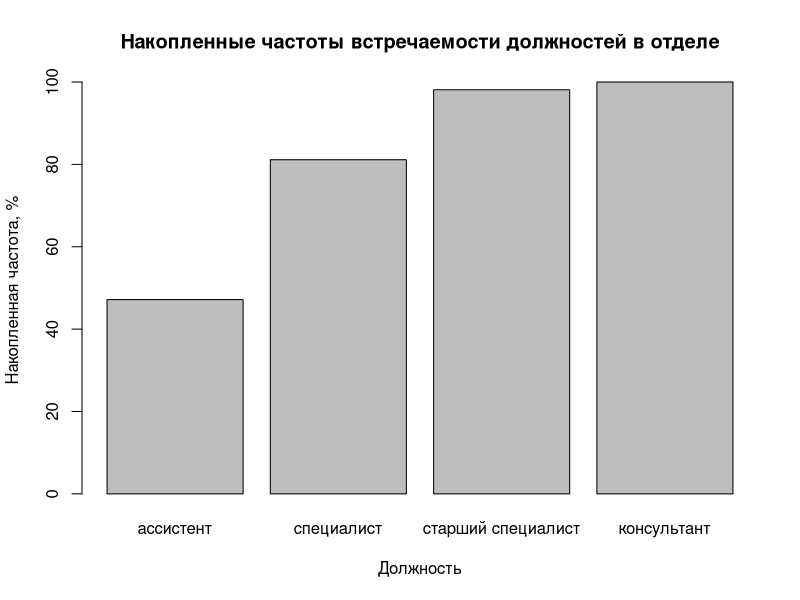

Reproduce this figure in R.
# Вопрос 6-7: В отчётности предприятия должности ассистента, специалиста,
# старшего специалиста, консультанта обозначены соответственно кодами:
# 1, 2, 3, 4. Ниже представлены данные о должностях сотрудников одного из отделов:

должности_на_работе <- c(2, 2, 3, 2, 1, 1, 3, 2, 1, 1, 2, 1, 2, 4, 2, 2, 3, 2, 1, 1, 1, 1, 1, 1, 1, 1, 2, 2, 2, 1, 2, 1, 2, 3, 3, 2, 2, 3, 1, 1, 1, 3, 2, 3, 1, 1, 3, 1, 2, 1, 1, 1, 1)

# Таблица частот:
частотная_таблица <- table(должности_на_работе)

# Определите:

# Объем наблюдений
количество_наблюдений <- length(должности_на_работе)

# Относительная частота
относительная_частота <- prop.table(частотная_таблица)
names(относительная_частота) <- c("ассистент", "специалист", "старший специалист", "консультант")

# Относительная накопленная частота
относительная_накопленная__частота <- cumsum(относительная_частота)

# Постройте диаграмму накопленных частот
barplot(относительная_накопленная__частота * 100,
        main = "Накопленные частоты встречаемости должностей в отделе",
        xlab = "Должность",
        ylab = "Накопленная частота, %")

# Вывод результатов:
cat("Таблица частот:\n")
print(частотная_таблица)
cat("\n")
cat("Объем наблюдений:", количество_наблюдений, "\n\n")
cat("Относительная частота:\n")
print(относительная_частота)
cat("\n")
cat("Относительная накопленная частота:\n")
print(относительная_накопленная__частота)
cat("\n")
cat("Относительная накопленная частота (%):\n")
print(относительная_накопленная__частота * 100)